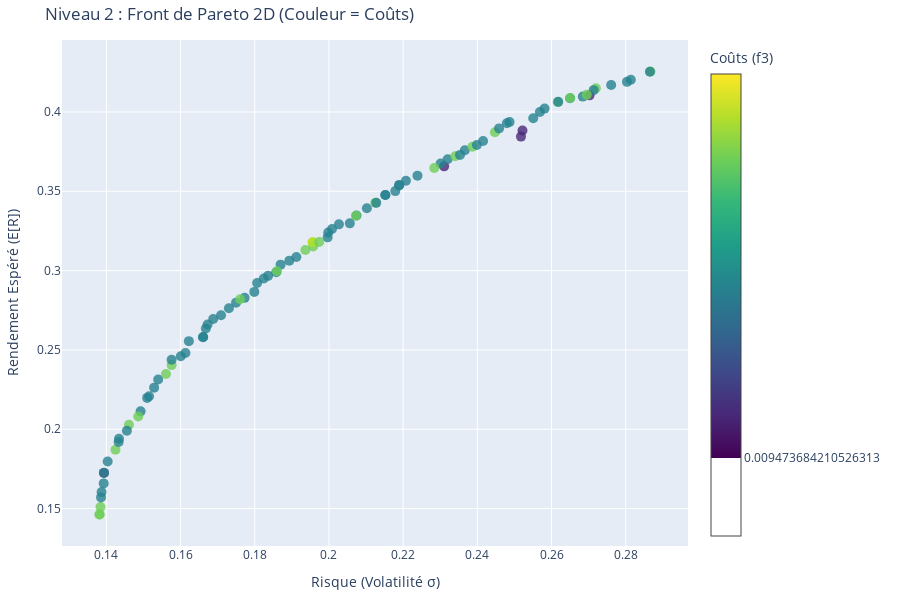

Notebook code cell kept with this figure:
### Code cell
import plotly.graph_objects as go

# Création d'un graphique 2D avec la couleur représentant la 3ème dimension (Coûts)
# Solution de repli car le plot 3D pose des problèmes d'affichage WebGL dans certains environnements
fig_2d = go.Figure(data=[go.Scatter(
    x=final_volatility,  # Axe X : Risque
    y=final_returns,     # Axe Y : Rendement
    mode='markers',
    marker=dict(
        size=10,
        color=final_costs, # La couleur représente les coûts
        colorscale='Viridis',
        colorbar=dict(title='Coûts (f3)'),
        showscale=True,
        opacity=0.8
    ),
    hovertemplate=(
        "<b>Risque (σ):</b> %{x:.2%}<br>" +
        "<b>Rendement:</b> %{y:.2%}<br>" +
        "<b>Coût (f3):</b> %{marker.color:.4f}<extra></extra>"
    )
)])

fig_2d.update_layout(
    title='Niveau 2 : Front de Pareto 2D (Couleur = Coûts)',
    xaxis_title='Risque (Volatilité σ)',
    yaxis_title='Rendement Espéré (E[R])',
    width=900,
    height=600,
    margin=dict(l=40, r=40, b=40, t=40)
)

fig_2d.show()
